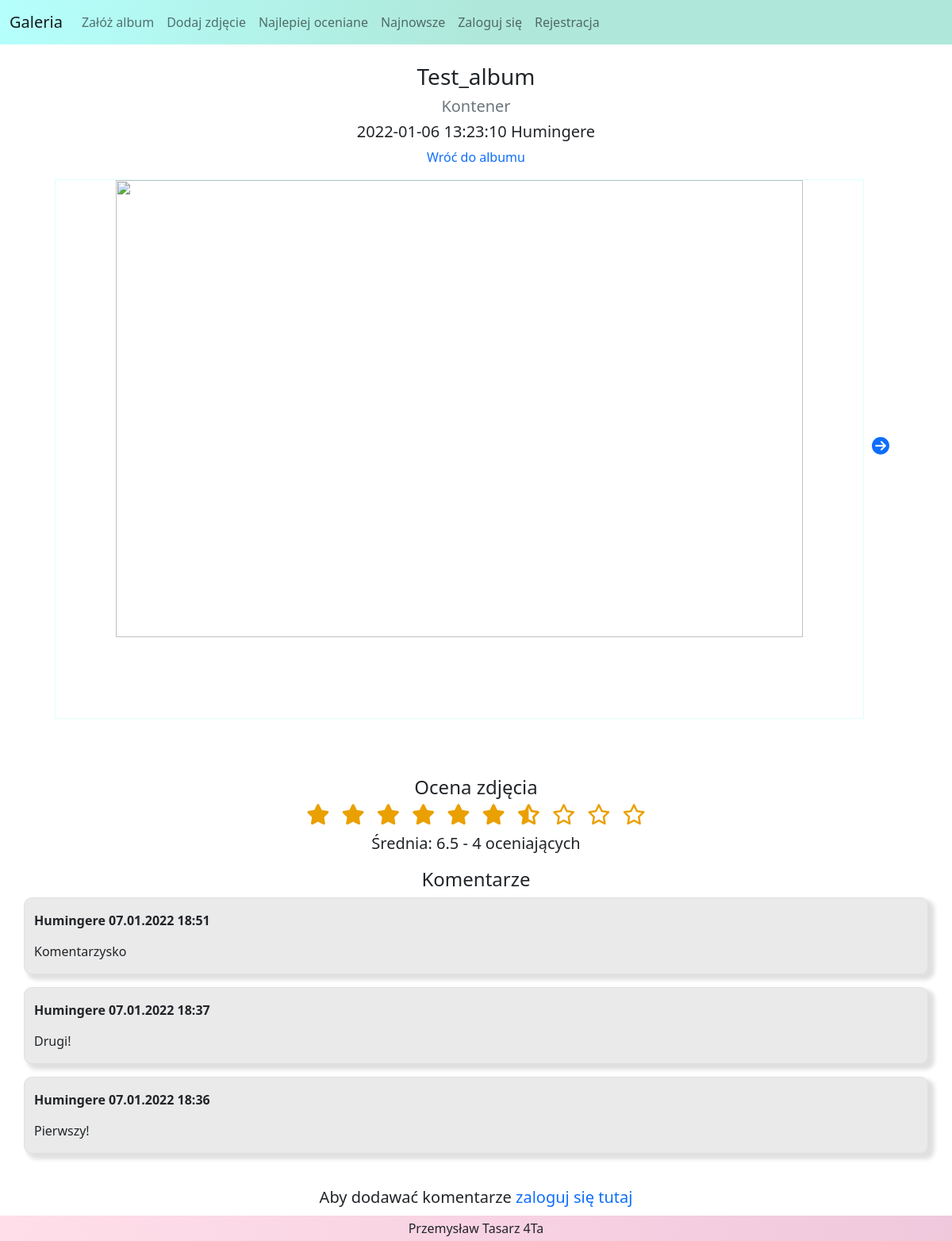
The page /foto.php?album=1&foto=0 on the database its author committed.
### tables this page shows
CREATE TABLE `albumy` (
  `id` int(11) NOT NULL,
  `tytul` varchar(100) NOT NULL,
  `data` datetime NOT NULL DEFAULT current_timestamp(),
  `id_uzytkownika` int(11) NOT NULL
);

CREATE TABLE `zdjecia` (
  `id` int(11) NOT NULL,
  `opis` varchar(255) NOT NULL,
  `id_albumu` int(11) NOT NULL,
  `data` datetime NOT NULL DEFAULT current_timestamp(),
  `zaakceptowane` tinyint(1) NOT NULL
);

CREATE TABLE `uzytkownicy` (
  `id` int(11) NOT NULL,
  `login` varchar(16) NOT NULL,
  `haslo` varchar(60) NOT NULL,
  `email` varchar(128) NOT NULL,
  `zarejestrowany` date NOT NULL DEFAULT current_timestamp(),
  `uprawnienia` enum('uzytkownik','moderator','administrator') NOT NULL,
  `aktywny` tinyint(1) NOT NULL
);

CREATE TABLE `zdjecia_komentarze` (
  `id` int(11) NOT NULL,
  `id_zdjecia` int(11) NOT NULL,
  `id_uzytkownika` int(11) NOT NULL,
  `data` datetime NOT NULL DEFAULT current_timestamp(),
  `komentarz` text NOT NULL,
  `zaakceptowany` tinyint(1) NOT NULL
);

### foto.php (the view, shortened to what this page needs)
<?php
  require("include/database_connect.php");
  if(isset($_GET["album"]) && isset($_GET["foto"])) {
    $query = "SELECT * FROM zdjecia WHERE id_albumu=" . $_GET["album"] ." AND zaakceptowane=1 ORDER BY data DESC;";
    $result = mysqli_query($mysqli, $query);
    $album_fotos = array();
    while($temp = $result->fetch_assoc()) {
      if(null !== reset($temp)){
        $album_fotos[] = $temp;
      }
    }
    $current_foto = $album_fotos[intval($_GET["foto"])];
  }
?>
<html>
  <head>
    <link href="https://cdn.jsdelivr.net/npm/bootstrap@5.1.1/dist/css/bootstrap.min.css" rel="stylesheet">
    <link rel="stylesheet" href="style/style.css">
  </head>
  <body>
    <?php include "./include/header.php" ?>
    <br>
      <?php
        if(isset($_GET["album"]) && isset($_GET["foto"])) {
          $query = "SELECT albumy.tytul, uzytkownicy.login FROM albumy INNER JOIN uzytkownicy WHERE albumy.id=" . $_GET["album"] ." AND albumy.id_uzytkownika=uzytkownicy.id;";
          $result = mysqli_query($mysqli, $query);
          $album_info = $result->fetch_assoc();
          print("<h3 class='text-center'>" . $album_info["tytul"] . "</h3>");
          print("<h5 class='text-center text-muted'>" . $current_foto["opis"] . "</h5>");
          print("<h5 class='text-center'>" . $current_foto["data"] . " " . $album_info["login"] ."</h5>" );
          print("<p class='text-center'><a href='album.php?album=" . $_GET["album"] . "'>Wróć do albumu</a></p>");
          print("<div class='img-full-size-div'>");
          print("<img class='img-full-size' src='photo/" . $_GET["album"] . "/" . $current_foto["id"] . "'>");
          if($_GET["foto"] < count($album_fotos)-1) {
            print("<a href='foto.php?album=" . $_GET["album"] . "&foto=" . (intval($_GET["foto"])+1) . "'><i class='fas fa-arrow-circle-right'></i></a>");
          }
          print("</div>");
          $query = "SELECT AVG(ocena), COUNT(ocena) FROM zdjecia_oceny WHERE id_zdjecia=" . $current_foto["id"] . ";";
          $result = mysqli_query($mysqli, $query);
          $ocena = $result->fetch_assoc();
          if(null !== reset($ocena)) {
            print("<br>");
            print("<h4 class='text-center mt-5'>Ocena zdjęcia</h4><div class='container mb-2'>");
            for($i = 0; $i < intval($ocena["AVG(ocena)"]); $i++) {
              print("<i class='fas fa-star'></i>");
            }
            if(intval($ocena["AVG(ocena)"]) < round($ocena["AVG(ocena)"], 2)){
              print("<i class='fas fa-star-half-alt'></i>");
            } elseif(intval($ocena["AVG(ocena)"]) != 10) {
              print("<i class='far fa-star'></i>");
            }
            for($i = intval($ocena["AVG(ocena)"])+1; $i < 10; $i++) {
              print("<i class='far fa-star'></i>");
            }
            print("</div>");
            print("<p class='lead text-center'>Średnia: " . round($ocena["AVG(ocena)"], 2) . " - " . intval($ocena["COUNT(ocena)"]) ." oceniających</p>");
          } else {
            print("<h4 class='text-center mt-5'>Ocena zdjęcia</h4><div class='container mb-2'>");
            for($i = 0; $i < 10; $i++) {
              print("<i class='far fa-star'></i>");
            }
            print("</div>");
          }
          $query = "SELECT uzytkownicy.login, zdjecia_komentarze.data, zdjecia_komentarze.komentarz FROM zdjecia_komentarze INNER JOIN uzytkownicy WHERE zdjecia_komentarze.id_zdjecia=" . $current_foto["id"] . " AND zdjecia_komentarze.id_uzytkownika=uzytkownicy.id AND zdjecia_komentarze.zaakceptowany=1 ORDER BY zdjecia_komentarze.data DESC;";
          $result = mysqli_query($mysqli, $query);
          $komentarze = array();
          while($temp = $result->fetch_assoc()) {
            if(null !== reset($temp)){
              $komentarze[] = $temp;
            }
          }
          print("<h4 class='text-center mb-2'>Komentarze</h4>");
          if(count($komentarze) == 0) {
            print("<h4 class='lead text-center'>Brak komentarzy. Bądź pierwszy i dodaj swój!</h4><br>");
          } else {
            for($i = 0; $i < count($komentarze); $i++) {
              print("<div class='container comment mb-3 flex-column'>");
              print("<span class='mt-3'><strong>" . $komentarze[$i]["login"] . " " . date("d.m.Y H:i" , strtotime($komentarze[$i]["data"])) . "</strong></span>");
              print("<span class='mb-3'>" . $komentarze[$i]["komentarz"] . "</span>");
              print("</div>");
            }
            print("<br>");
          }
          if($_SESSION["loggedin"]) {
            print('<div class="container-sm">');
            print('<form id="comment-form" action="foto.php?album=' . $_GET["album"] . '&foto=' . $_GET["foto"] . '" method="post" class="form" onsubmit="return checkCommentSubmit()">');
            print('<h3>Dodaj komentarz</h3>');
            print('<div class="form-floating mb-3 input-short">');
            print('<input type="text" name="comment" id="floatComment" placeholder="Treść komentarza" class="form-control" value="" required>');
            print('<label for="floatComment">Treść komentarza</label>');
            print('</div>');
            print('<div class="mb-3 warning-form-div"></div>');
            print('<div class="mb-3 d-flex justify-content-center">');
            print('<button type="submit" class="btn btn-primary btn-lg">Dodaj</button>');
            print('</div>');
            print('</form>');
            print('</div>');
            print("<br>");
          } else {
            print("<p class='lead text-center'>Aby dodawać komentarze <a href='logrej.php'>zaloguj się tutaj</a></p>");
            print("<br>");
          }
        }
      ?>
    <?php include "./include/footer.php" ?>
  </body>
</html>

### include/header.php (shortened to what this page needs)
<?php
  $link = $_SERVER['REQUEST_URI'];
  $link = substr($link, strrpos($link, "/")+1, strpos($link, ".php")-strrpos($link, "/")+3);
?>
<nav class="navbar sticky-top navbar-expand-lg navbar-light justify-content-center">
  <div class="container-fluid">
    <a class="navbtn navbar-brand" href="index.php">Galeria</a>
    <div class="collapse navbar-collapse" id="navbarNav">
      <ul class="navbar-nav">
        <li class="nav-item">
          <a class="nav-link" href="dodaj-album.php">Załóż album</a>
        </li>
        <li class="nav-item">
          <a class="nav-link" href="dodaj-foto.php">Dodaj zdjęcie</a>
        </li>
        <li class="nav-item">
          <a class="nav-link" href="top-foto.php">Najlepiej oceniane</a>
        </li>
        <li class="nav-item">
          <a class="nav-link" href="nowe-foto.php">Najnowsze</a>
        </li>
        <?php
          if($_SESSION["loggedin"] == false) {
            print("<li class='nav-item'><a class='nav-link' href='logrej.php'>" . ($link == "logrej.php" ? "<strong>" : " ") . "Zaloguj się" . ($link == "logrej.php" ? "</strong>" : " ") ."</a></li>");
            print("<li class='nav-item'><a class='nav-link' href='logrej.php'>" . ($link == "logrej.php" ? "<strong>" : " ") . "Rejestracja" . ($link == "logrej.php" ? "</strong>" : " ") ."</a></li>");
          }
        ?>
      </ul>
    </div>
  </div>
</nav>

### include/footer.php
<footer>Przemysław Tasarz 4Ta</footer>

### style/style.css (style rules this page uses)
body { margin: 0 auto; background-color: #FFFFFF; }
nav { background: rgb(181,255,252); background: linear-gradient(90deg, rgba(181,255,252,1) 0%, rgba(175,232,218,1) 50%); }
img { object-fit: fill; border-radius: 10%; border: 1px solid #DFFFFD; user-select: none; box-shadow: 8px 5px 5px 2px #cee5d8; }
.img-full-size { height: 85%; object-fit: contain; max-width: 100%; width: auto; border: 1px solid #DFFFFD; box-shadow: 0px 0px 5px 2px transparent; border-radius: 0; }
.img-full-size-div { max-height: 85%; text-align: center; }
.container { display: flex; flex-wrap: wrap; justify-content: center; gap: 15px; }
footer { width: 100%; text-align: center; background: rgb(255,222,233); background: linear-gradient(90deg, rgba(255,222,233,1) 0%, rgba(240,200,220,1) 100%); position: fixed; bottom: 0; padding-top: 4px; padding-bottom: 4px; }
a { text-decoration: none; }
.fa-star, .fa-star-half-alt { color: #eaa000; font-size: 26px; }
.fa-arrow-circle-left, .fa-arrow-circle-right { font-size: 22px; margin: 10px 10px; }
.comment { border: 1px solid #e0e0e0; background-color: #eaeaea; border-radius: 10px; box-shadow: 6px 5px 5px 2px #e0e0e0; }

### rows shown on the page
albumy: tytul "Test_album", uzytkownicy.login "Humingere"
zdjecia: opis "Kontener", data "2022-01-06 13:23:10"
zdjecia_komentarze: uzytkownicy.login "Humingere", data "07.01.2022 18:51", komentarz "Komentarzysko"
zdjecia_komentarze: uzytkownicy.login "Humingere", data "07.01.2022 18:37", komentarz "Drugi!"
zdjecia_komentarze: uzytkownicy.login "Humingere", data "07.01.2022 18:36", komentarz "Pierwszy!"

### other values the page prints
$ocena["AVG(ocena)"] "6.5"
$ocena["COUNT(ocena)"] "4"
